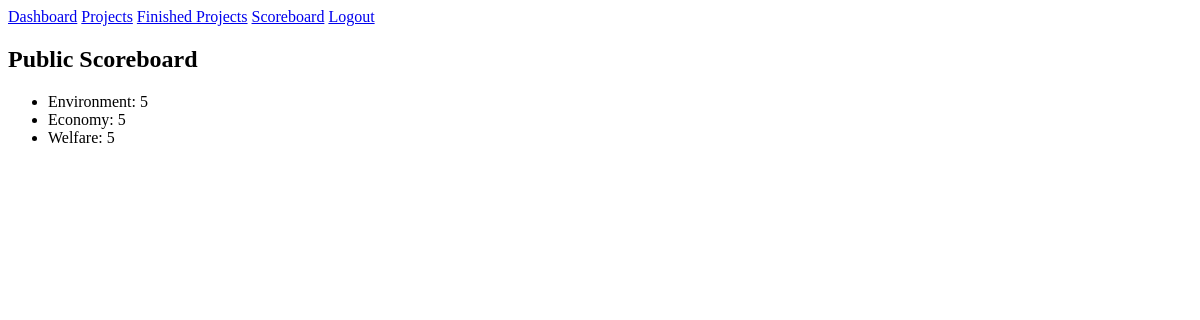
/scoreboard (signed in), run on an earlier commit of the app's database.
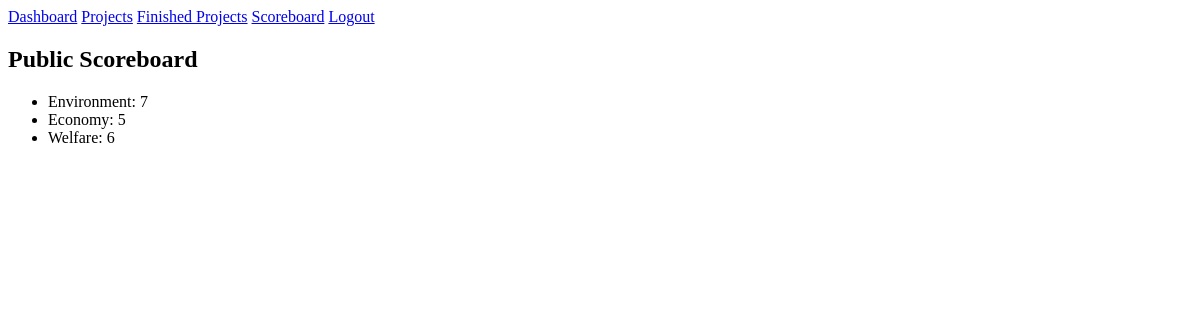
And on a later commit of the database.
### models.py (models this page shows)
class CommonMetric(db.Model):
    __tablename__ = "common_metrics"
    id = db.Column(db.Integer, primary_key=True)
    type = db.Column(
        db.String(64), nullable=False
    )  # Example types: 'Environment', 'Economy', 'Welfare'
    value = db.Column(db.Integer, default=0, nullable=False)

### app.py (the view)
@app.route("/scoreboard")
@login_required
def score_board():
    common_metrics = CommonMetric.query.all()
    return render_template("score_board.html", metrics=common_metrics)

### app.py (called while the page is built)
@login_manager.user_loader
def load_user(user_id):
    return User.query.get(int(user_id))

### templates/score_board.html (shortened to what this page needs)
{% extends "base.html" %}
{% block content %}
<h2>Public Scoreboard</h2>
<ul>
    {% for metric in metrics %}
    <li>{{ metric.type }}: {{ metric.value }}</li>
    {% endfor %}
</ul>
{% endblock %}

### templates/base.html (shortened to what this page needs)
<!doctype html>
<html lang="en">
<head>
    <link rel="stylesheet" href="{{ url_for('static', filename='css/styles.css') }}">
</head>
<body>
    <nav>
        {% if current_user.is_authenticated %}
        <a href="{{ url_for('dashboard') }}">Dashboard</a>
        <a href="{{ url_for('project_list') }}">Projects</a>
        <a href="{{ url_for('finished_projects') }}">Finished Projects</a>
        <a href="{{ url_for('score_board') }}">Scoreboard</a>
        <a href="{{ url_for('logout') }}">Logout</a>
        {% endif %}
    </nav>
    <div class="container">
        {% block content %}{% endblock %}
    </div>
</body>
</html>

What changed in the data, as far as the page shows it:
changed CommonMetric "Environment": value "5" → "7"
changed CommonMetric "Welfare": value "5" → "6"
